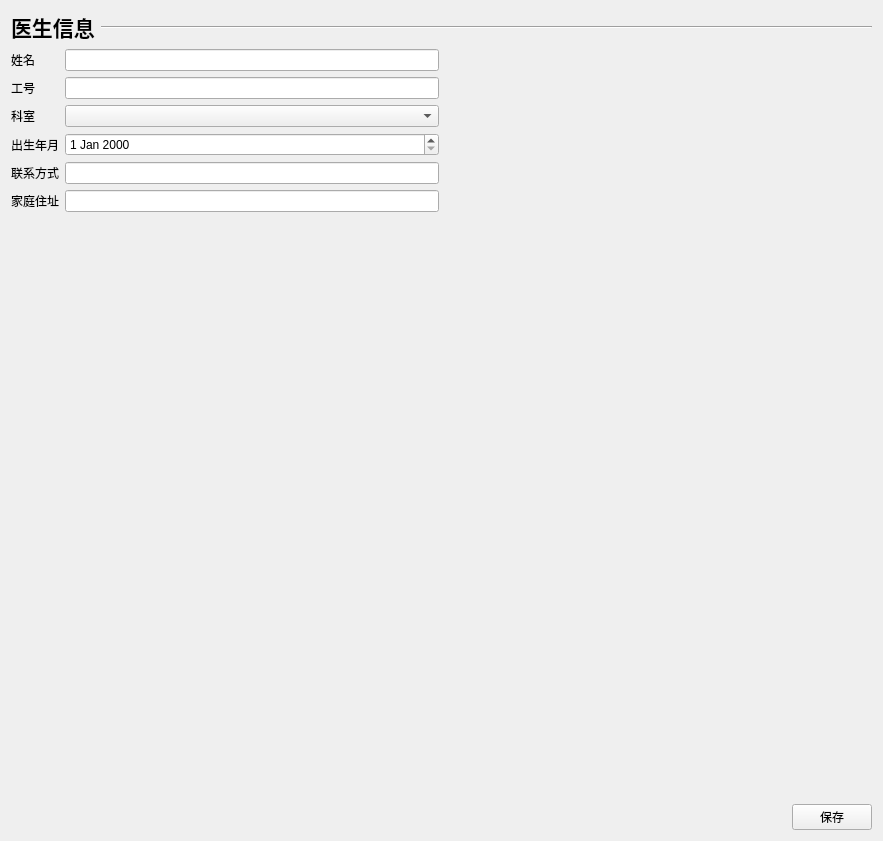
<?xml version="1.0" encoding="UTF-8"?>
<ui version="4.0">
 <class>DoctorInformationWidget</class>
 <widget class="QWidget" name="DoctorInformationWidget">
  <property name="geometry">
   <rect>
    <x>0</x>
    <y>0</y>
    <width>883</width>
    <height>841</height>
   </rect>
  </property>
  <property name="windowTitle">
   <string>Form</string>
  </property>
  <layout class="QVBoxLayout" name="verticalLayout">
   <item>
    <layout class="QHBoxLayout" name="horizontalLayout">
     <item>
      <widget class="QLabel" name="label_11">
       <property name="font">
        <font>
         <pointsize>16</pointsize>
         <weight>75</weight>
         <bold>true</bold>
        </font>
       </property>
       <property name="text">
        <string>医生信息</string>
       </property>
      </widget>
     </item>
     <item>
      <widget class="Line" name="line_2">
       <property name="sizePolicy">
        <sizepolicy hsizetype="Expanding" vsizetype="Preferred">
         <horstretch>0</horstretch>
         <verstretch>0</verstretch>
        </sizepolicy>
       </property>
       <property name="orientation">
        <enum>Qt::Horizontal</enum>
       </property>
      </widget>
     </item>
    </layout>
   </item>
   <item>
    <layout class="QHBoxLayout" name="horizontalLayout_2">
     <item>
      <layout class="QFormLayout" name="formLayout">
       <item row="0" column="0">
        <widget class="QLabel" name="label">
         <property name="text">
          <string>姓名</string>
         </property>
        </widget>
       </item>
       <item row="0" column="1">
        <widget class="QLineEdit" name="NameInput"/>
       </item>
       <item row="1" column="0">
        <widget class="QLabel" name="label_2">
         <property name="text">
          <string>工号</string>
         </property>
        </widget>
       </item>
       <item row="1" column="1">
        <widget class="QLineEdit" name="IdInput"/>
       </item>
       <item row="2" column="0">
        <widget class="QLabel" name="label_3">
         <property name="text">
          <string>科室</string>
         </property>
        </widget>
       </item>
       <item row="2" column="1">
        <widget class="QComboBox" name="GenderInput"/>
       </item>
       <item row="3" column="0">
        <widget class="QLabel" name="label_4">
         <property name="text">
          <string>出生年月</string>
         </property>
        </widget>
       </item>
       <item row="3" column="1">
        <widget class="QDateEdit" name="BirthdayInput"/>
       </item>
       <item row="4" column="0">
        <widget class="QLabel" name="label_6">
         <property name="text">
          <string>联系方式</string>
         </property>
        </widget>
       </item>
       <item row="4" column="1">
        <widget class="QLineEdit" name="ContactInput"/>
       </item>
       <item row="5" column="0">
        <widget class="QLabel" name="label_7">
         <property name="text">
          <string>家庭住址</string>
         </property>
        </widget>
       </item>
       <item row="5" column="1">
        <widget class="QLineEdit" name="AdressInput"/>
       </item>
      </layout>
     </item>
     <item>
      <widget class="QLabel" name="DoctorPhoto">
       <property name="sizePolicy">
        <sizepolicy hsizetype="Expanding" vsizetype="Preferred">
         <horstretch>0</horstretch>
         <verstretch>0</verstretch>
        </sizepolicy>
       </property>
       <property name="text">
        <string/>
       </property>
       <property name="pixmap">
        <pixmap resource="res.qrc">:/img/DefaultPhoto.jpg</pixmap>
       </property>
       <property name="scaledContents">
        <bool>true</bool>
       </property>
       <property name="alignment">
        <set>Qt::AlignCenter</set>
       </property>
       <property name="margin">
        <number>0</number>
       </property>
      </widget>
     </item>
    </layout>
   </item>
   <item>
    <spacer name="verticalSpacer_2">
     <property name="orientation">
      <enum>Qt::Vertical</enum>
     </property>
     <property name="sizeHint" stdset="0">
      <size>
       <width>20</width>
       <height>22</height>
      </size>
     </property>
    </spacer>
   </item>
   <item>
    <layout class="QHBoxLayout" name="horizontalLayout_3">
     <item>
      <spacer name="horizontalSpacer">
       <property name="orientation">
        <enum>Qt::Horizontal</enum>
       </property>
       <property name="sizeHint" stdset="0">
        <size>
         <width>318</width>
         <height>20</height>
        </size>
       </property>
      </spacer>
     </item>
     <item>
      <widget class="QPushButton" name="SaveBtn">
       <property name="text">
        <string>保存</string>
       </property>
      </widget>
     </item>
    </layout>
   </item>
  </layout>
 </widget>
 <resources>
  <include location="res.qrc"/>
 </resources>
 <connections/>
</ui>
